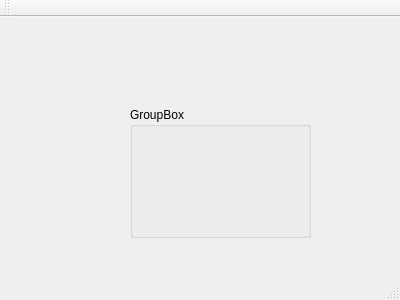
<?xml version="1.0" encoding="UTF-8"?>
<ui version="4.0">
 <class>MainWindow</class>
 <widget class="QMainWindow" name="MainWindow">
  <property name="geometry">
   <rect>
    <x>0</x>
    <y>0</y>
    <width>400</width>
    <height>300</height>
   </rect>
  </property>
  <property name="windowTitle">
   <string>MainWindow</string>
  </property>
  <widget class="QWidget" name="centralWidget">
   <widget class="QGroupBox" name="groupBox">
    <property name="geometry">
     <rect>
      <x>130</x>
      <y>90</y>
      <width>181</width>
      <height>131</height>
     </rect>
    </property>
    <property name="title">
     <string>GroupBox</string>
    </property>
   </widget>
  </widget>
  <widget class="QMenuBar" name="menuBar">
   <property name="geometry">
    <rect>
     <x>0</x>
     <y>0</y>
     <width>400</width>
     <height>23</height>
    </rect>
   </property>
  </widget>
  <widget class="QToolBar" name="mainToolBar">
   <attribute name="toolBarArea">
    <enum>TopToolBarArea</enum>
   </attribute>
   <attribute name="toolBarBreak">
    <bool>false</bool>
   </attribute>
  </widget>
  <widget class="QStatusBar" name="statusBar"/>
 </widget>
 <layoutdefault spacing="6" margin="11"/>
 <resources/>
 <connections/>
</ui>
